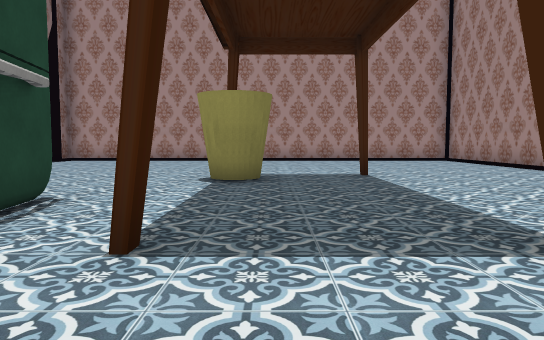
view 1 (above)

16 first-person views from a walk through a scene from a Unity 3-D project. The camera is 1.2 m above the floor, tilts 4° down and sees 70° across. The floor is counted in squares, 1.8 m on a side. Each view is taken from the middle of a square. On the plan, view 1 faces up. The plan holds only what a view shows up to about 11 squares ahead; the rest is blank. The place goes on beyond the plan. The player is left out. Some surface patterns are stand-ins.

view 2
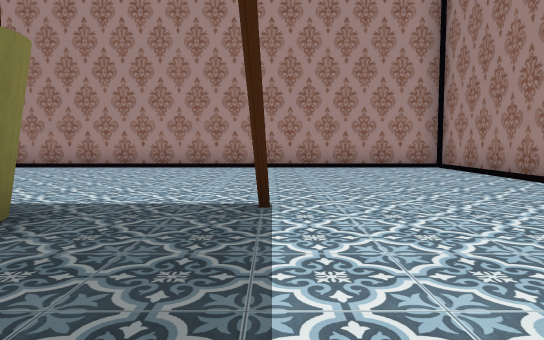

view 3
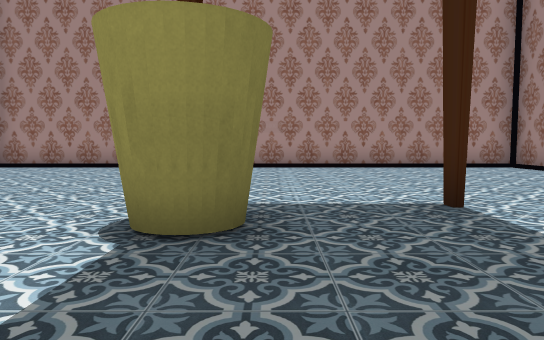

view 4
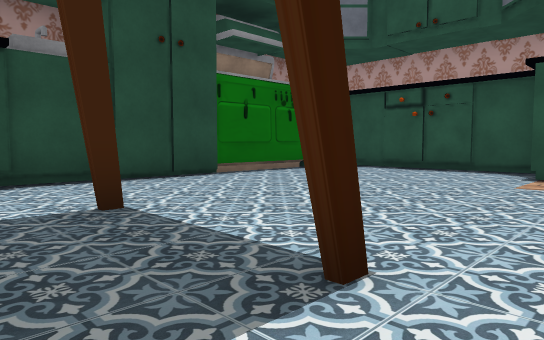

view 5
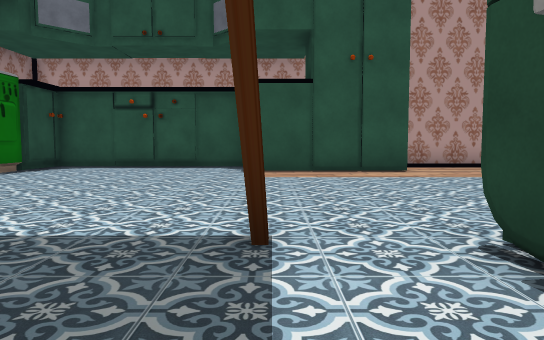

view 6
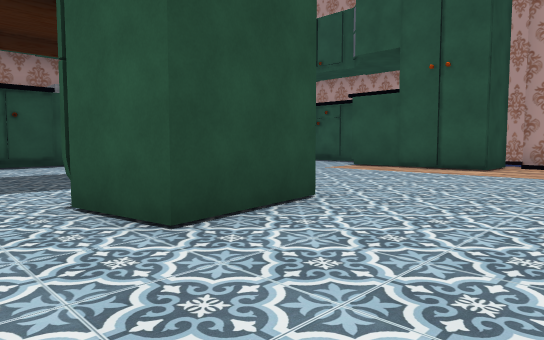

view 7
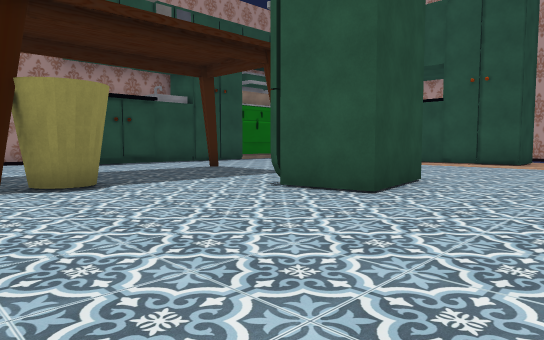

view 8
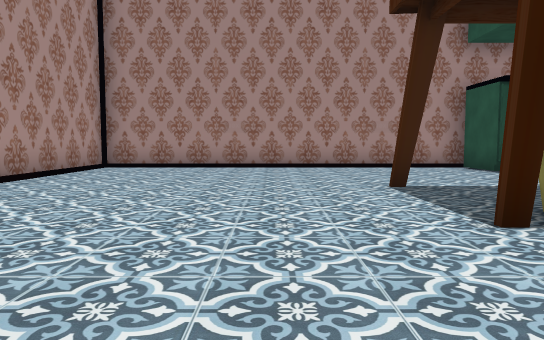

view 9
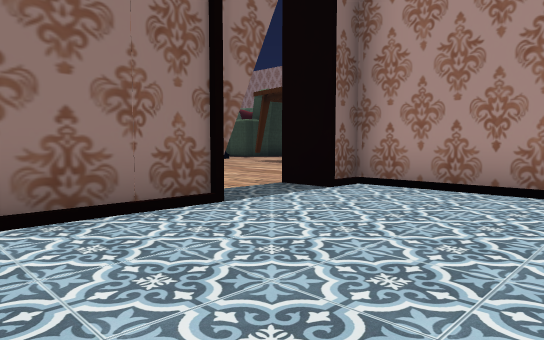

view 10
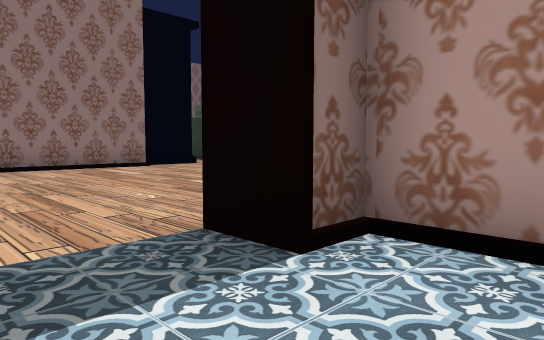

view 11
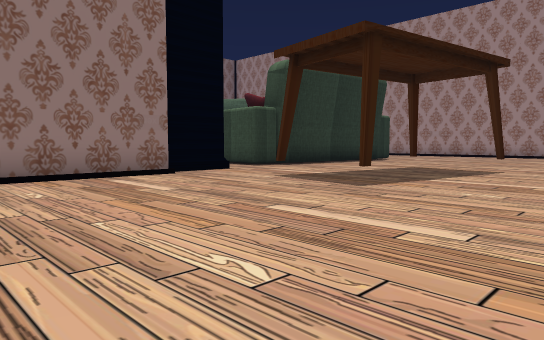

view 12
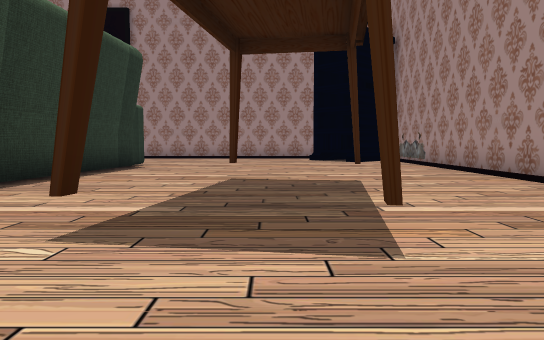

view 13
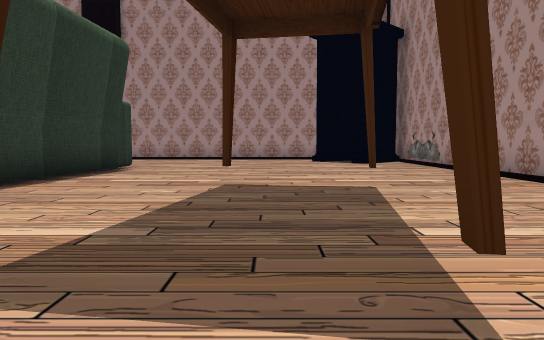

view 14
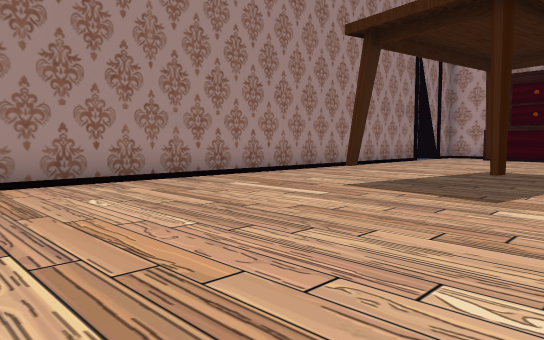

view 15
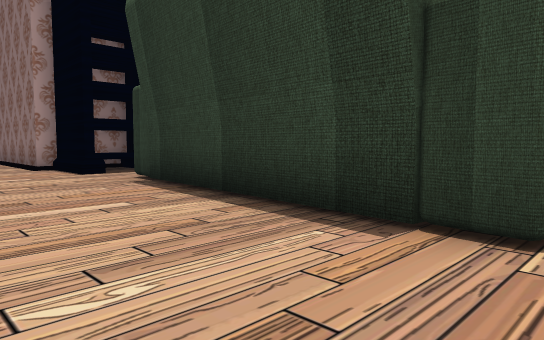

view 16
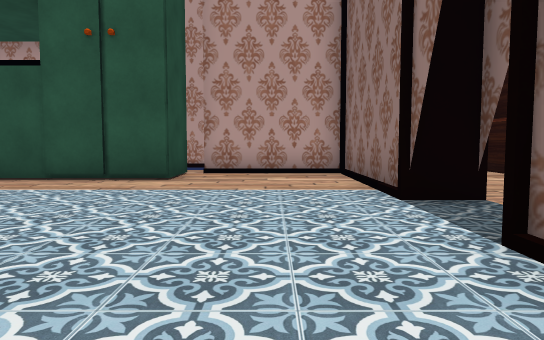

### Floor plan
Key: @ floor where view 1 was taken; # wall or solid block; . floor; = window, fence, low wall or low ledge; ^ raised ledge.
Columns run from 19 left of view 1 to 7 right of it. Each row starts with its distance up from view 1.
 28   ........=#
 27   #........#
 26   #........#
 25   #........#
 24  ##........#
 23  #...#.#...#
 22  #.........#
 21  #.........#
 20  ..........#
 19  ^#..#.....#
 18 # #....#..
 17 ###.......
 16   #........
 15   #........################
 14   #........#..............#
 13      .....................#
 12           ................#
 11            #..............#
 10            #..............#
  9             ..............#
  8             ......#..#....#
  7             ......#.......#
  6             ..............#
  5             ............###
  4             ...##.......#
  3             ...##.......#
  2             ......#..#..#
  1            #............#
  0            ........@....#
 -1           ..............#
 -2           .#............#
 -3           .#............#
 -4            #...####.....#
 -5            #...#   .....#
 -6            #####   ######

Positions as (right, up) in squares from view 1, and headings:
1: (0, 0), facing up
2: (2, 4), facing up
3: (0, 4), facing up
4: (-2, 4), facing down-right
5: (-1, 5), facing down
6: (-7, 6), facing down-right
7: (-7, 9), facing down-right
8: (-4, 10), facing right
9: (-4, 9), facing up-left
10: (-6, 12), facing up-left
11: (-9, 13), facing up-left
12: (-13, 16), facing up
13: (-13, 17), facing up
14: (-15, 28), facing down-right
15: (-14, 28), facing down-left
16: (-6, 3), facing down
